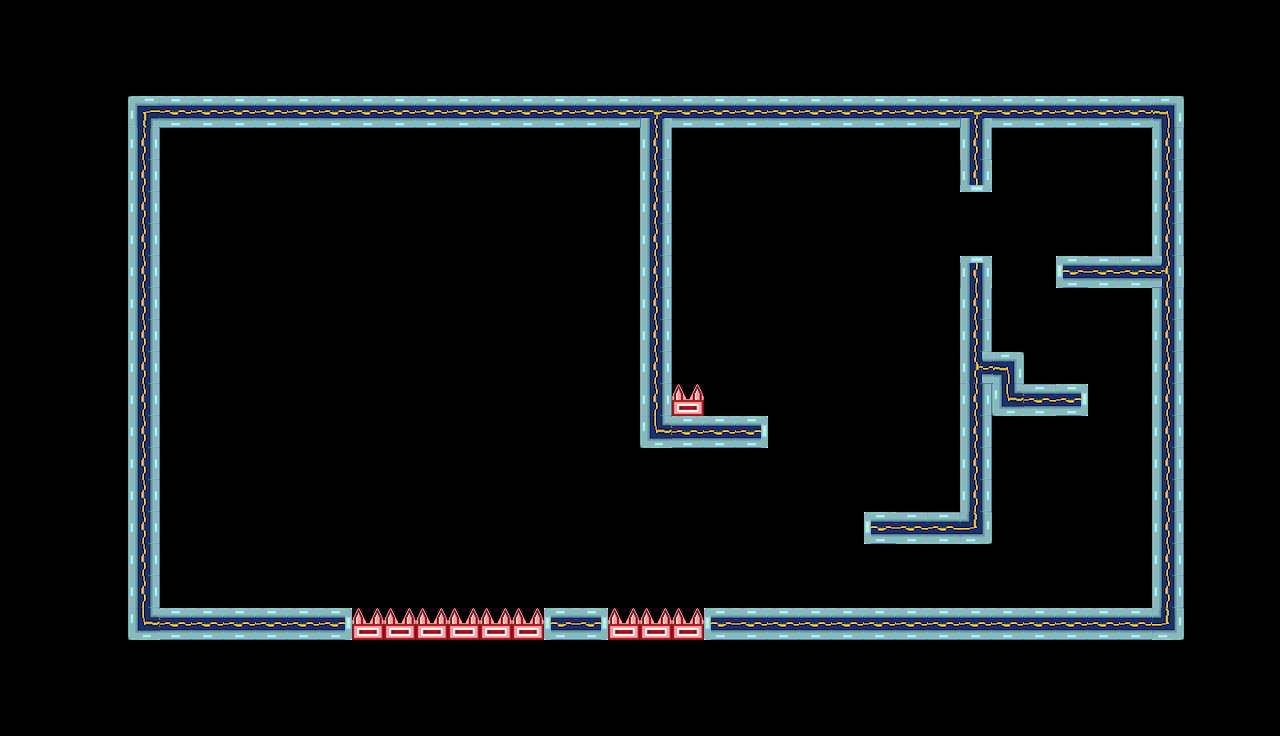

This game map was drawn from its Tiled (.tmx) file and the tilesets committed beside it. A one-line description and the trimmed map source follow:
An orthogonal 40x23 tile map with 32x32 px tiles, 2 tile layers (background, platforms) and 11 objects (3x Trampoline, 3x BackObject, 2x Block, PlayerStart1, PlayerStart2, ...).

<map version="1.0" tiledversion="1.0.3" orientation="orthogonal" renderorder="right-down" width="40" height="23" tilewidth="32" tileheight="32" nextobjectid="49">
 <properties>
  <property name="Back" value="back2" />
  <property name="Title" value="Double Tuck" />
  <property name="backOffX" type="int" value="0" />
  <property name="backOffY" type="int" value="-100" />
 </properties>
 <tileset firstgid="1" source="tileset.tsx" />
 <layer name="background" width="40" height="23">
  <data>[920 cells, 0 non-empty, 0 distinct tile ids]</data>
 </layer>
 <layer name="platforms" width="40" height="23">
  <data>[920 cells, 490 non-empty, 16 distinct tile ids]</data>
 </layer>
 <objectgroup name="objects">
  <object id="4" name="P1" type="PlayerStart1" x="172" y="526.667" width="60" height="77" />
  <object id="5" name="P2" type="PlayerStart2" x="1082.67" y="209.333" width="47" height="44" />
  <object id="16" name="exit" type="Exit" x="893" y="422.667" width="64" height="90" />
  <object id="38" name="Block1" type="Block" x="640" y="576" width="32" height="32" />
  <object id="40" name="Tramp1" type="Trampoline" x="318.667" y="558.667" width="48" height="48">
   <properties>
    <property name="static" type="bool" value="true" />
   </properties>
  </object>
  <object id="42" name="Tramp1" type="Trampoline" x="544" y="558.667" width="48" height="48">
   <properties>
    <property name="static" type="bool" value="true" />
   </properties>
  </object>
  <object id="43" name="Block1" type="Block" x="896" y="558" width="48" height="48" />
  <object id="45" name="Tramp1" type="Trampoline" x="716" y="366.667" width="48" height="48">
   <properties>
    <property name="static" type="bool" value="true" />
   </properties>
  </object>
  <object id="46" name="BackObject" type="BackObject" x="1006" y="480" width="128" height="128">
   <properties>
    <property name="frames" type="int" value="3" />
    <property name="speed" type="int" value="10" />
    <property name="sprite" value="vat" />
    <property name="style" type="int" value="2" />
   </properties>
  </object>
  <object id="47" name="BackObject" type="BackObject" x="1043" y="301" width="32" height="64">
   <properties>
    <property name="frames" type="int" value="1" />
    <property name="speed" type="int" value="10" />
    <property name="sprite" value="blood3" />
    <property name="style" type="int" value="2" />
   </properties>
  </object>
  <object id="48" name="BackObject" type="BackObject" x="352" y="224" width="82" height="64">
   <properties>
    <property name="frames" type="int" value="3" />
    <property name="speed" type="int" value="2" />
    <property name="sprite" value="screen" />
    <property name="style" type="int" value="2" />
   </properties>
  </object>
 </objectgroup>
</map>
